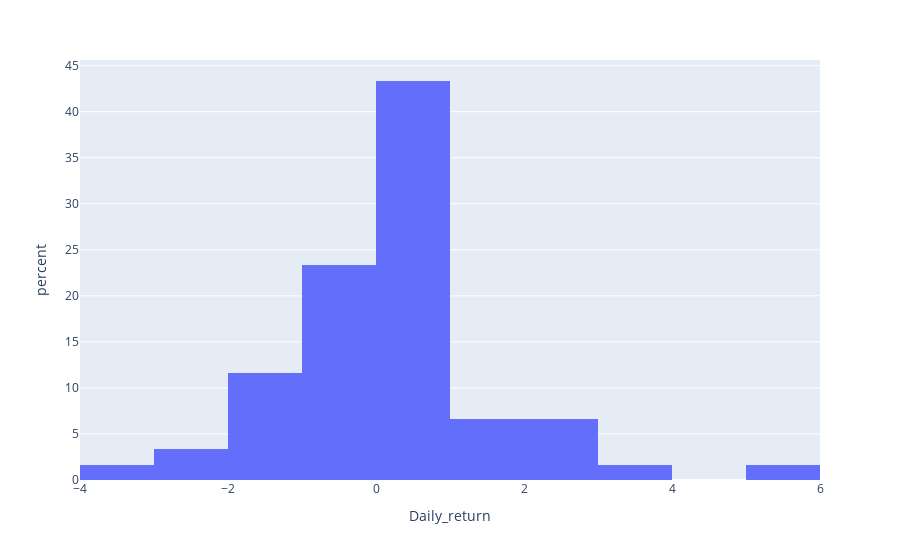

The notebook cell this image was saved under:
### Code cell
dfig = go.Figure()
px.histogram(df.head(60), x="Daily_return",histnorm='percent')

### Figure 1 — Plotly figure (JSON) as saved in the notebook; plotly's stock layout.template omitted (floating-point values rounded to 4 significant figures)
{"data": [{"alignmentgroup": "True", "bingroup": "x", "histnorm": "percent", "hovertemplate": "Daily_return=%{x}<br>percent=%{y}<extra></extra>", "legendgroup": "", "marker": {"color": "#636efa"}, "name": "", "offsetgroup": "", "orientation": "v", "showlegend": false, "type": "histogram", "x": [2.092, 2.049, -0.4016, 0.7258, 0.8807, 0.9524, 0.2358, 1.569, 0.695, 0.4601, -1.374, -0.1548, 2.093, 0.2278, -0.07576, -0.07582, 0, 0.9105, 0, 0, -0.5263, 0, 0.1512, -2.113, 1.465, 0, -0.8359, -1.839, -0.07806, 2.344, 1.298, -1.658, 3.372, -1.038, 0.824, 0.2972, 0, 0.8148, -0.4409, -0.4428, 0.8154, 0.5882, 0, 0.2924, 0.3644, -1.089, -0.8076, -0.07402, -2.296, 1.592, -1.791, 0.152, 0, -0.607, -1.527, -3.411, 5.217, -0.3814, 0.3063, -0.9924], "xaxis": "x", "yaxis": "y"}], "layout": {"barmode": "relative", "legend": {"tracegroupgap": 0}, "margin": {"t": 60}, "xaxis": {"anchor": "y", "domain": [0, 1], "title": {"text": "Daily_return"}}, "yaxis": {"anchor": "x", "domain": [0, 1], "title": {"text": "percent"}}}}
